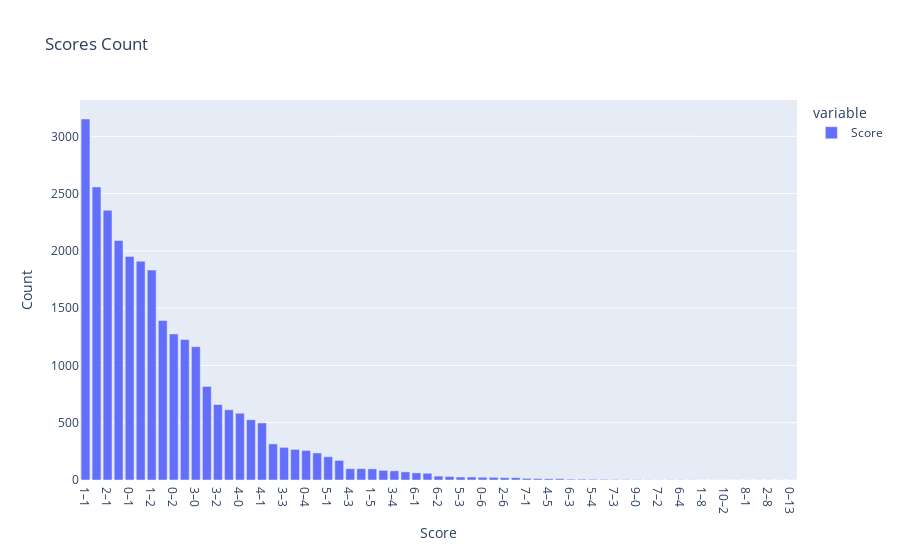

The notebook cell this image was saved under:
### Code cell
fig = px.bar(df.Score.value_counts(), title="Scores Count")
fig.update_layout(
    xaxis_title="Score",
    yaxis_title="Count",
    barmode='stack', xaxis={'categoryorder':'total descending'}
    )
fig.show()
# it is notisable that to most common scores are 1-1, 1-0, 2-1, 2-0, 1-0, 0-0, which mostly indicates that the mach is ordinary. 
# 2-1 and 2-0 might indicate a good game but other factors must support it as weel, ex, attendance, total number of followers for both tams. 
# Gmaes with scores of 3-1, 3-0, 1-3, 3-2, are usually good games
# Games with big scores like 5-0 usually are boring

### Figure 1 — Plotly figure (JSON) as saved in the notebook; plotly's stock layout.template omitted (floating-point values rounded to 4 significant figures)
{"data": [{"alignmentgroup": "True", "hovertemplate": "variable=Score<br>index=%{x}<br>value=%{y}<extra></extra>", "legendgroup": "Score", "marker": {"color": "#636efa", "pattern": {"shape": ""}}, "name": "Score", "offsetgroup": "Score", "orientation": "v", "showlegend": true, "textposition": "auto", "type": "bar", "x": ["1–1", "1–0", "2–1", "2–0", "0–1", "0–0", "1–2", "2–2", "0–2", "3–1", "3–0", "1–3", "3–2", "0–3", "4–0", "2–3", "4–1", "1–4", "3–3", "4–2", "0–4", "5–0", "5–1", "2–4", "4–3", "0–5", "1–5", "5–2", "3–4", "6–0", "6–1", "2–5", "6–2", "4–4", "5–3", "3–5", "0–6", "1–6", "2–6", "7–0", "7–1", "0–7", "4–5", "8–0", "6–3", "3–6", "5–4", "1–7", "7–3", "0–8", "9–0", "5–5", "7–2", "2–7", "6–4", "8–2", "1–8", "10–0", "10–2", "9–2", "8–1", "9–1", "2–8", "0–9", "0–13"], "xaxis": "x", "y": [3151, 2558, 2354, 2090, 1951, 1909, 1832, 1392, 1275, 1226, 1164, 817, 659, 613, 583, 526, 498, 315, 285, 267, 258, 236, 203, 171, 99, 99, 97, 84, 80, 71, 62, 59, 34, 31, 26, 26, 24, 23, 20, 20, 14, 12, 11, 11, 7, 7, 6, 5, 4, 3, 3, 2, 2, 2, 2, 2, 1, 1, 1, 1, 1, 1, 1, 1, 1], "yaxis": "y"}], "layout": {"barmode": "stack", "legend": {"title": {"text": "variable"}, "tracegroupgap": 0}, "title": {"text": "Scores Count"}, "xaxis": {"anchor": "y", "categoryorder": "total descending", "domain": [0, 1], "title": {"text": "Score"}}, "yaxis": {"anchor": "x", "domain": [0, 1], "title": {"text": "Count"}}}}
